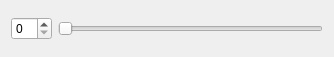
<?xml version="1.0" encoding="UTF-8"?>
<ui version="4.0">
 <class>SmallWidget</class>
 <widget class="QWidget" name="SmallWidget">
  <property name="geometry">
   <rect>
    <x>0</x>
    <y>0</y>
    <width>334</width>
    <height>57</height>
   </rect>
  </property>
  <property name="windowTitle">
   <string>Form</string>
  </property>
  <layout class="QHBoxLayout" name="horizontalLayout">
   <item>
    <widget class="QSpinBox" name="spinBox"/>
   </item>
   <item>
    <widget class="QSlider" name="horizontalSlider">
     <property name="maximum">
      <number>99</number>
     </property>
     <property name="orientation">
      <enum>Qt::Horizontal</enum>
     </property>
    </widget>
   </item>
  </layout>
 </widget>
 <resources/>
 <connections/>
</ui>
